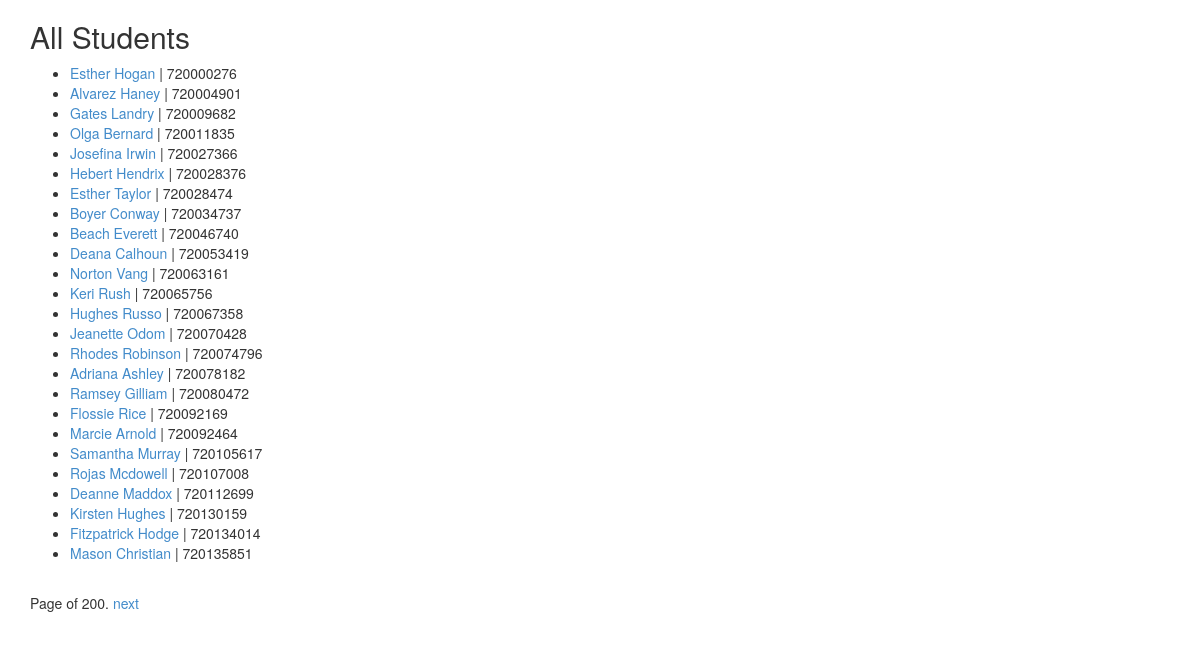
The page /student/ on the database its author committed.
### roster/models.py (models this page shows, shortened)
class Student(models.Model):
	name = models.CharField(max_length=50)
	pid = models.CharField(unique=True, max_length=12, verbose_name='PID')
	grade = models.IntegerField(max_length=3)
	age = models.IntegerField(max_length=3)
	gender = models.CharField(max_length=12)
	email = models.EmailField(unique=True, max_length=75)
	home_phone = models.CharField(max_length=20)
	cell_phone = models.CharField(max_length=20)
	class_year = models.IntegerField(max_length=4)
	credit_hours_earned = models.IntegerField(max_length=3)
	credit_hours_enrolled = models.IntegerField(max_length=2)
	gpa = models.DecimalField(max_digits=3, decimal_places=2, verbose_name='GPA')
	major = models.CharField(max_length=50)
	minor = models.CharField(max_length=50)
	home_address = models.CharField(max_length=300)
	school_address = models.CharField(max_length=300)
	profile_picture = models.ImageField(upload_to='photos/prolfie_pictures/', height_field=None, width_field=None, max_length=150)
	class Meta(object):
		ordering = ('pid', 'name')

### roster/views.py (the view)
# urls.py: url(r'^student/$', views.studentList, name='roster_student_list'),
def studentList(request):
	student_list = Student.objects.all()
	paginator = Paginator(student_list, 25)
	page = request.GET.get('page')
	try:
		students = paginator.page(page)
	except PageNotAnInteger:
		students = paginator.page(1)
	except EmptyPage:
		students = paginator.page(paginator.num_pages)
	return render(request, 'roster/student_list.html', {'students': students})

### roster/templates/roster/student_list.html (shortened to what this page needs)
{% extends "base.html" %}
{% block content %}
<h2>All Students</h2>
<ul>
{% for student in students %}
	<li><a href="{{ student.id }}">{{ student.name }}</a> | {{ student.pid }}</li>
{% endfor %}
</ul>
<div class="pagination">
	<span class="step-links">
		<span class="current">
			Page {{ student.number }} of {{ students.paginator.num_pages }}.
		</span>
		{% if students.has_next %}
			<a href="?page={{ students.next_page_number }}">next</a>
		{% endif %}
	</span>
</div>
{% endblock %}

### rows shown on the page
Student: name "Esther Hogan", pid "720000276"
Student: name "Gates Landry", pid "720009682"
Student: name "Olga Bernard", pid "720011835"
Student: name "Hebert Hendrix", pid "720028376"
Student: name "Esther Taylor", pid "720028474"
Student: name "Boyer Conway", pid "720034737"
Student: name "Beach Everett", pid "720046740"
Student: name "Deana Calhoun", pid "720053419"
Student: name "Norton Vang", pid "720063161"
Student: name "Keri Rush", pid "720065756"
Student: name "Hughes Russo", pid "720067358"
Student: name "Jeanette Odom", pid "720070428"
Student: name "Rhodes Robinson", pid "720074796"
Student: name "Adriana Ashley", pid "720078182"
Student: name "Ramsey Gilliam", pid "720080472"
Student: name "Flossie Rice", pid "720092169"
Student: name "Marcie Arnold", pid "720092464"
Student: name "Samantha Murray", pid "720105617"
Student: name "Rojas Mcdowell", pid "720107008"
Student: name "Deanne Maddox", pid "720112699"
Student: name "Fitzpatrick Hodge", pid "720134014"
Student: name "Mason Christian", pid "720135851"

### other values the page prints
{{ students.paginator.num_pages }} "200"
